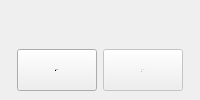
    <widget class="QWidget" name="footerWidget" native="true">
     <property name="sizePolicy">
      <sizepolicy hsizetype="Expanding" vsizetype="Expanding">
       <horstretch>0</horstretch>
       <verstretch>0</verstretch>
      </sizepolicy>
     </property>
     <property name="minimumSize">
      <size>
       <width>0</width>
       <height>0</height>
      </size>
     </property>
     <property name="maximumSize">
      <size>
       <width>300</width>
       <height>100</height>
      </size>
     </property>
     <layout class="QVBoxLayout" name="verticalLayout_3">
      <property name="spacing">
       <number>0</number>
      </property>
      <property name="leftMargin">
       <number>0</number>
      </property>
      <property name="topMargin">
       <number>40</number>
      </property>
      <property name="rightMargin">
       <number>0</number>
      </property>
      <property name="bottomMargin">
       <number>0</number>
      </property>
      <item alignment="Qt::AlignHCenter">
       <widget class="QFrame" name="footerFrame">
        <property name="sizePolicy">
         <sizepolicy hsizetype="Expanding" vsizetype="Expanding">
          <horstretch>0</horstretch>
          <verstretch>0</verstretch>
         </sizepolicy>
        </property>
        <property name="minimumSize">
         <size>
          <width>0</width>
          <height>0</height>
         </size>
        </property>
        <property name="maximumSize">
         <size>
          <width>300</width>
          <height>60</height>
         </size>
        </property>
        <layout class="QHBoxLayout" name="horizontalLayout_3">
         <item>
          <widget class="QPushButton" name="btnBack">
           <property name="enabled">
            <bool>true</bool>
           </property>
           <property name="sizePolicy">
            <sizepolicy hsizetype="Expanding" vsizetype="Expanding">
             <horstretch>0</horstretch>
             <verstretch>0</verstretch>
            </sizepolicy>
           </property>
           <property name="minimumSize">
            <size>
             <width>0</width>
             <height>0</height>
            </size>
           </property>
           <property name="maximumSize">
            <size>
             <width>16777215</width>
             <height>16777215</height>
            </size>
           </property>
           <property name="font">
            <font>
             <pointsize>-1</pointsize>
            </font>
           </property>
           <property name="styleSheet">
            <string notr="true"/>
           </property>
           <property name="text">
            <string>&amp;BACK</string>
           </property>
           <property name="icon">
            <iconset>
             <normaloff>../../../../../../../.designer/src/icons/back.png</normaloff>../../../../../../../.designer/src/icons/back.png</iconset>
           </property>
          </widget>
         </item>
         <item>
          <widget class="QPushButton" name="btnSubmit">
           <property name="enabled">
            <bool>false</bool>
           </property>
           <property name="sizePolicy">
            <sizepolicy hsizetype="Expanding" vsizetype="Expanding">
             <horstretch>0</horstretch>
             <verstretch>0</verstretch>
            </sizepolicy>
           </property>
           <property name="minimumSize">
            <size>
             <width>0</width>
             <height>0</height>
            </size>
           </property>
           <property name="maximumSize">
            <size>
             <width>16777215</width>
             <height>16777215</height>
            </size>
           </property>
           <property name="font">
            <font>
             <pointsize>-1</pointsize>
            </font>
           </property>
           <property name="styleSheet">
            <string notr="true"/>
           </property>
           <property name="text">
            <string>&amp;SUBMIT</string>
           </property>
           <property name="icon">
            <iconset>
             <normaloff>../../../../../../../.designer/src/icons/ok.png</normaloff>../../../../../../../.designer/src/icons/ok.png</iconset>
           </property>
           <property name="default">
            <bool>true</bool>
           </property>
          </widget>
         </item>
        </layout>
       </widget>
      </item>
     </layout>
    </widget>
